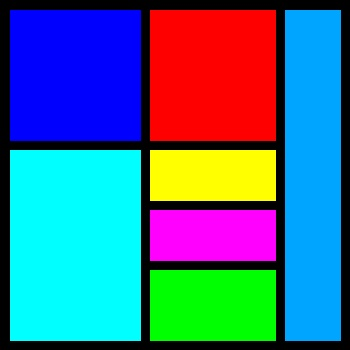
#> input picture P1/imagen.jpg, 350 x 350 px, given in place of the camera
$ jupyter execute VC_P1.ipynb   (text cells are left out)
#> lines starting #> are read from the running program, lines starting #| are printed output that depends on the picture; after the words box and inside, x2 and y2 are one past the last pixel; in counts of white or black regions, pixels touching at a corner belong together
[cell 1]
import cv2
import numpy as np
import matplotlib.pyplot as plt

[cell 2]
casilla = 100

#Crea una imagen con tres planos
color_img = np.zeros((800,800,3), dtype = np.uint8)


for i in range(0, color_img.shape[0], casilla):
    for j in range(0, color_img.shape[1], casilla):
        if (i // casilla) % 2 == (j // casilla) % 2:
            color_img[i:i+casilla, j:j+casilla] = [255, 255, 255]
#Dimensiones
print(color_img.shape)
#Visualiza con matplotlib (sin especificar el mapa de color gris)
plt.imshow(color_img)
plt.show()
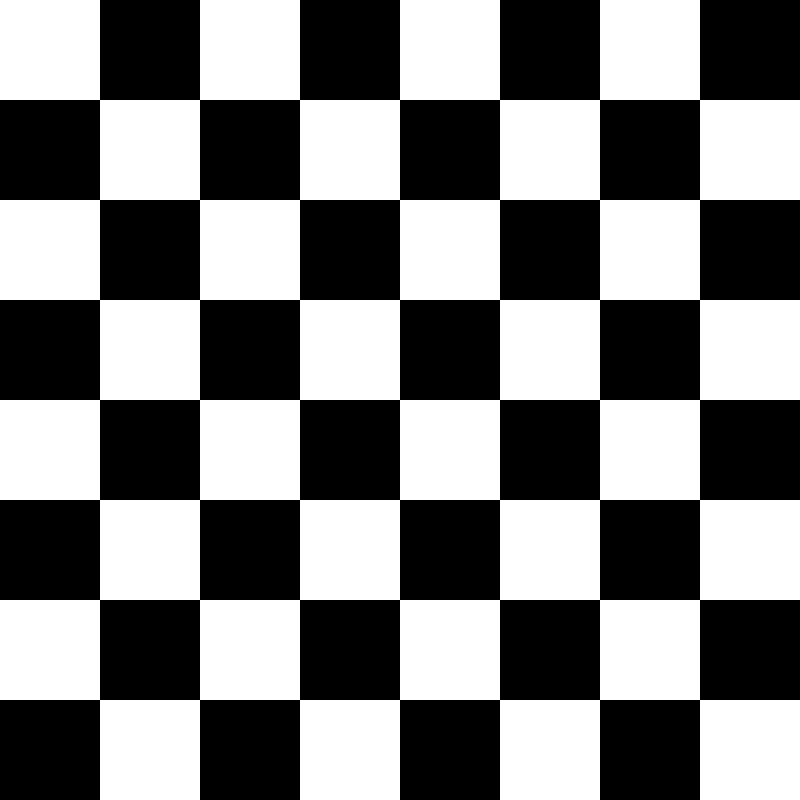
#> shown: shape (800, 800, 3); 50% white; 1 white region, box (x1, y1, x2, y2) and area: (0, 0, 800, 800) 320000

[cell 3]
# Crear una imagen en negro de 350x350 píxeles
color_img = np.zeros((350, 350, 3), dtype=np.uint8)

color_img[10:140, 10:140] = [255, 0, 0] #Rojo
color_img[10:140, 150:275] = [0, 0, 255]  # Azul
color_img[10:340, 285:340] = [255, 165, 0]  # Naranja
color_img[150:340, 10:140] = [255, 255, 0] # Amarillo
color_img[150:200, 150:275] = [0, 255, 255] # Cian
color_img[210:260, 150:275] = [255, 0, 255] # Magenta
color_img[270:340, 150:275] = [0, 255, 0] # Verde

# Mostrar la imagen
plt.imshow(color_img)
plt.axis('off')  # Ocultar los ejes
plt.show()

[cell 4]
# Crear una imagen de 350x350 píxeles con 3 canales (RGB), inicialmente negra
color_img = np.zeros((350, 350, 3), dtype=np.uint8)

cv2.rectangle(color_img, (10, 10), (140, 140), (255, 0, 0), -1)  # Rojo
cv2.rectangle(color_img, (150, 10), (275, 140), (0, 0, 255), -1)  # Azul
cv2.rectangle(color_img, (285, 10), (340, 340), (255, 165, 0), -1)  # Naranja
cv2.rectangle(color_img, (10, 150), (140, 340), (255, 255, 0), -1)  # Amarillo
cv2.rectangle(color_img, (150, 150), (275, 200), (0, 255, 255), -1)  # Cian
cv2.rectangle(color_img, (150, 210), (275, 260), (255, 0, 255), -1)  # Magenta
cv2.rectangle(color_img, (150, 270), (275, 340), (0, 255, 0), -1)  # Verde

plt.imshow(color_img)
plt.axis('off')
plt.show()

#Salva la imagen resultante a disco
cv2.imwrite('imagen.jpg', color_img)
#> Out = True

[cell 5]
vid = cv2.VideoCapture(0)

while(True):
    # fotograma a fotograma
    ret, frame = vid.read()
#> frame is the input picture: shape (350, 350, 3); mean B, G, R 140.2, 109.4, 62

    if ret:
        #Separamos canales
        b = frame[:,:,0]
        g = frame[:,:,1]
        r = frame[:,:,2]
        #Dimensiones imagen de entrada
        h, w, c = frame.shape
#> h = 350; w = 350; c = 3

        #Modificaciones
        r_inv = 255 - r
        g_bright = np.clip(g + 100, 0, 255)
        b_blur = cv2.GaussianBlur(b, (45, 55), 0)

        #Concateamos en horizontal los tres planos del fotograma
        collage = np.hstack((r_inv, g_bright, b))

        # Muestra fotograma redimensionando a la mitad para que quepa en pantalla
        cv2.imshow('RGB', cv2.resize(collage, (int(w*1.5),int(h/2)),cv2.INTER_NEAREST))

    # Detenemos pulsado ESC
    if cv2.waitKey(20) == 27:
#> (key Esc is pressed here)
        break

# Libera el objeto de captura
vid.release()
# Destruye ventanas
cv2.destroyAllWindows()

[cell 6]
# Cargar la imagen y convertir a escala de grises
image = cv2.imread('../P1/images/Casuario.jpg')
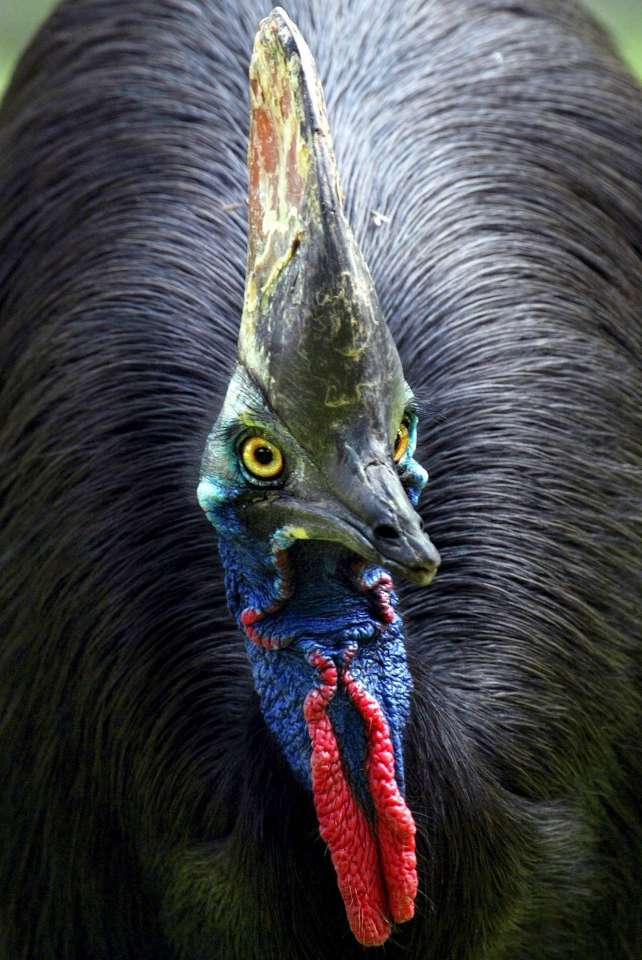
#> input picture P1/images/Casuario.jpg, 1284 x 1920 px (shown at 1/2 size)
#> image is the input picture: shape (1920, 1284, 3); mean B, G, R 73.4, 70.1, 70.1
gray_image = cv2.cvtColor(image, cv2.COLOR_BGR2GRAY)
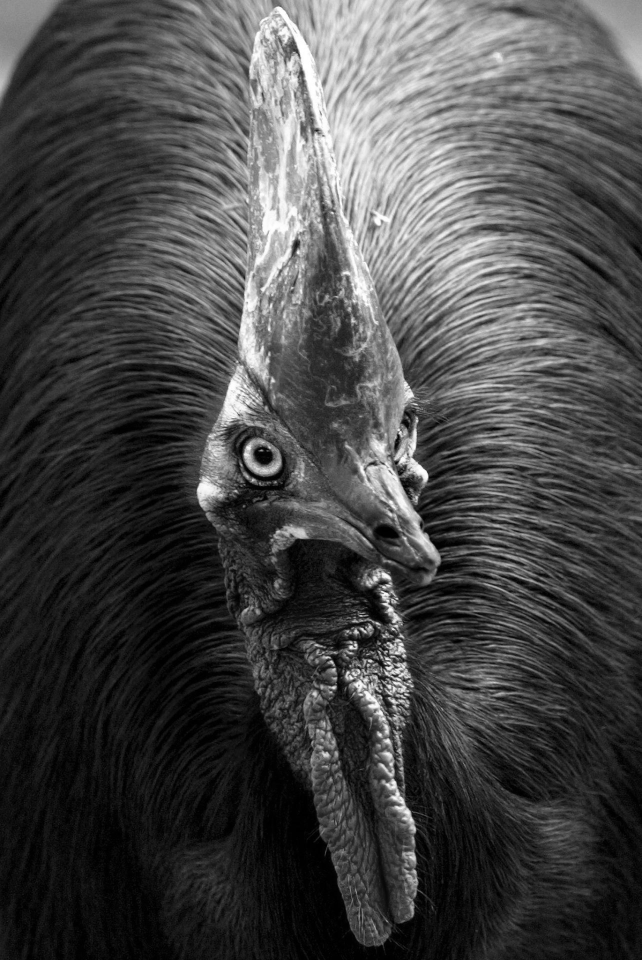
#> gray_image: shape (1920, 1284) (shown at 1/2 size); min 0, max 255, mean 70.5

# Pixeles y coordenadas de los puntos mas claros y oscuros
pixel_oscuro, pixel_claro, coordenada_oscura, coordenada_clara = cv2.minMaxLoc(gray_image)
#> pixel_oscuro = 0; pixel_claro = 255; coordenada_oscura = (1271, 497); coordenada_clara = (560, 15)

cv2.circle(image, coordenada_clara, 10, (0, 0, 255), 3)  # Píxel más claro
#> image: shape (1920, 1284, 3); 0.01% of pixels changed, all inside (x1, y1, x2, y2) = (548, 3, 573, 28)
cv2.circle(image, coordenada_oscura, 10, (0, 255, 0), 3) # Píxel más oscuro
#> image: shape (1920, 1284, 3); mean B, G, R 73.4, 70.1, 70.1

# Mostrar resultado

plt.imshow(cv2.cvtColor(image, cv2.COLOR_BGR2RGB))  # Convertir a RGB
plt.title("Rojo: Píxel + Claro\nVerde: Píxel + Oscuro" )
plt.axis('off')

plt.tight_layout()
plt.show()

[cell 7]
# Inicializamos la captura de video
vid = cv2.VideoCapture(0)

# Dimensiones de la cámara
w = int(vid.get(cv2.CAP_PROP_FRAME_WIDTH))
h = int(vid.get(cv2.CAP_PROP_FRAME_HEIGHT))

# Forzamos la mitad de resolución para ocupar menos pantalla
w = int(w / 2)
h = int(h / 2)
vid.set(cv2.CAP_PROP_FRAME_WIDTH, w)
vid.set(cv2.CAP_PROP_FRAME_HEIGHT, h)

# Creamos una imagen conjunta 2x la original
collage = np.zeros((h * 2, w * 2, 3), dtype=np.uint8)
tl = collage[0:h, 0:w]     # Top left
tr = collage[0:h, w:w + w] # Top right
bl = collage[h:h + h, 0:w] # Bottom left
br = collage[h:h + h, w:w + w] # Bottom right

while True:
    # Captura fotograma a fotograma
    ret, frameIN = vid.read()

    # Reducimos tamaño
    frame = cv2.resize(frameIN, (int(w), int(h)), cv2.INTER_NEAREST)
#> frame: shape (175, 175, 3)

    if ret:
        # Separamos canales
        r = frame[:, :, 2]
#> r: shape (175, 175)
        g = frame[:, :, 1]
#> g: shape (175, 175)
        b = frame[:, :, 0]
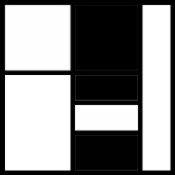
#> b: shape (175, 175); min 0, max 255, mean 140.3

        # Esquina superior izquierda: invertimos colores
        tl[:, :, 0] = 255 - b
        tl[:, :, 1] = 255 - g
        tl[:, :, 2] = 255 - r
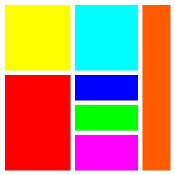
#> tl: shape (175, 175, 3); mean of channels 0, 1, 2 114.7, 145.6, 193; drawn as B, G, R

        # Esquina superior derecha: aumentamos brillo en el canal rojo
        tr[:, :, 0] = b
        tr[:, :, 1] = g
        tr[:, :, 2] = np.clip(r + 100, 0, 255)
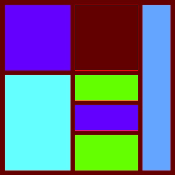
#> tr: shape (175, 175, 3); mean of channels 0, 1, 2 140.3, 109.4, 101.5; drawn as B, G, R

        # Esquina inferior izquierda: desaturar (escala de grises)
        gray = cv2.cvtColor(frame, cv2.COLOR_BGR2GRAY)
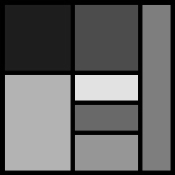
#> gray: shape (175, 175); min 0, max 226, mean 98.8
        bl[:, :, 0] = gray
        bl[:, :, 1] = gray
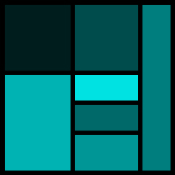
#> bl: shape (175, 175, 3); mean of channels 0, 1, 2 98.8, 98.8, 0; drawn as B, G, R
        bl[:, :, 2] = gray

        # Esquina inferior derecha: intercambiamos los canales verde y azul
        br[:, :, 0] = g
        br[:, :, 1] = b
        br[:, :, 2] = r
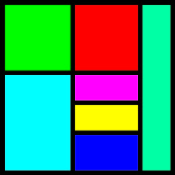
#> br: shape (175, 175, 3); mean of channels 0, 1, 2 109.4, 140.3, 62; drawn as B, G, R

        # Muestra la composición
        cv2.imshow('Pop Art Cam', collage)
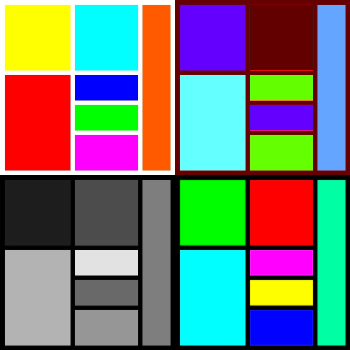
#> window 'Pop Art Cam': shape (350, 350, 3); mean B, G, R 115.8, 123.5, 113.8

    # Detenemos pulsando ESC
    if cv2.waitKey(20) == 27:
#> (key Esc is pressed here)
        break

# Libera el objeto de captura
vid.release()
# Destruye todas las ventanas
cv2.destroyAllWindows()
